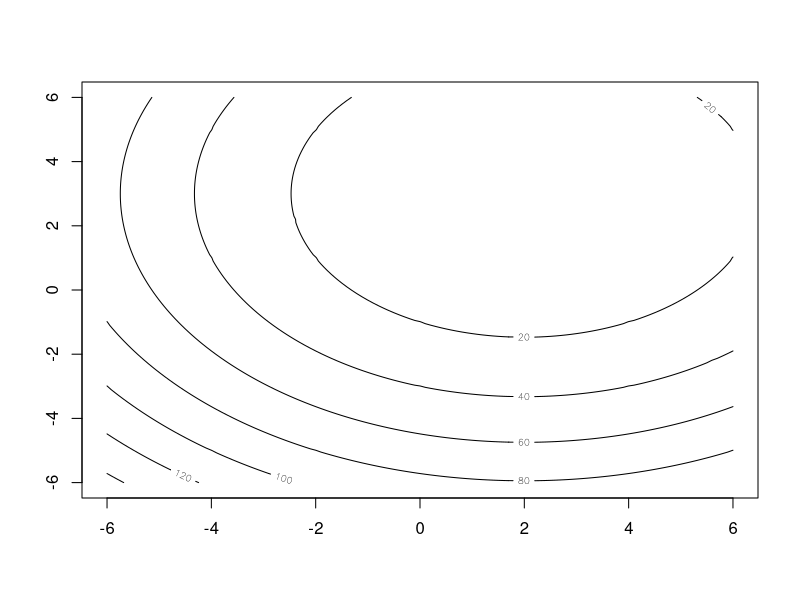

Source code (R):
f <- function(x, a) sum((x-a)^2)
xs <- seq(-6, 6, 0.1)
a <- c(2, 3)
zs <- outer(xs, xs, FUN = function(x, y) apply(rbind(x, y), 2, function(z) f(z, a)))
contour(xs, xs, zs)
print(nlm(f, c(10, 10), a=a))